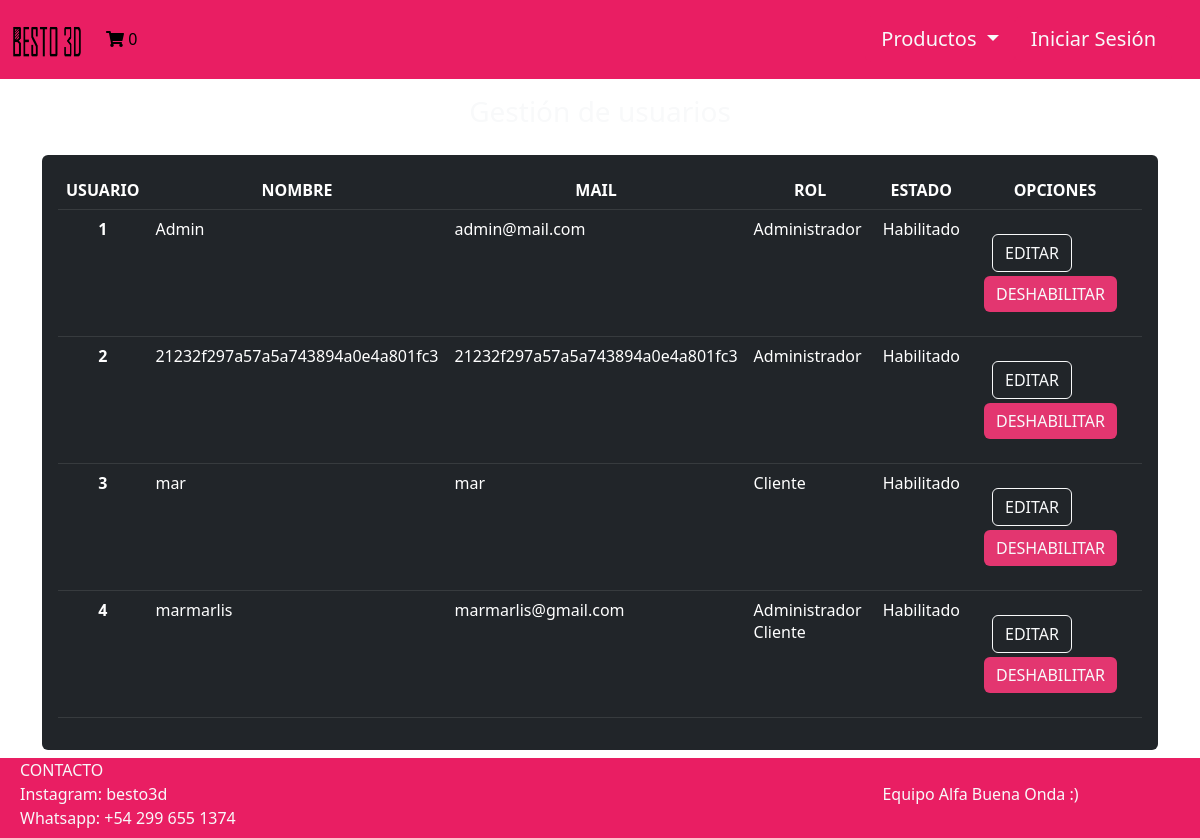
The page /Vista/GestionUsuarios.php on the database as committed earlier.
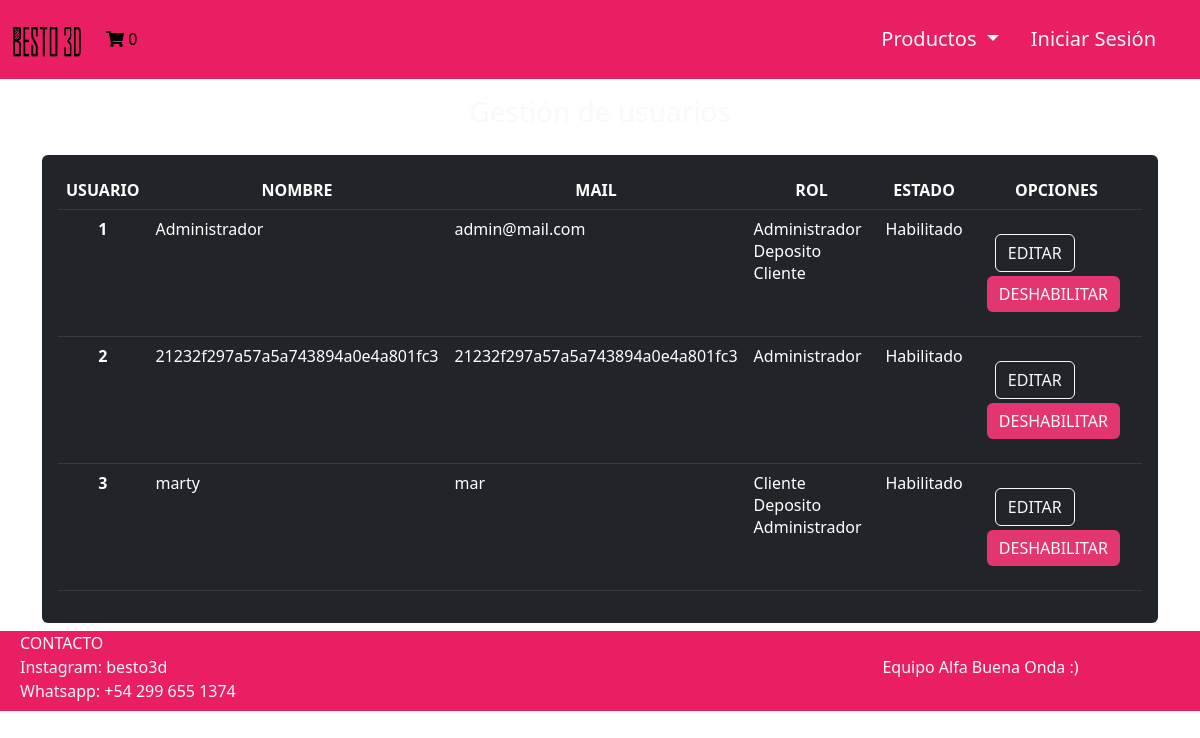
The same page on the database as committed later.
### tables this page shows
CREATE TABLE `rol` (
  `idrol` bigint(20) NOT NULL,
  `rodescripcion` varchar(50) NOT NULL
);

CREATE TABLE `usuario` (
  `idusuario` bigint(20) NOT NULL,
  `usnombre` varchar(50) NOT NULL,
  `uspass` varchar(150) NOT NULL,
  `usmail` varchar(50) NOT NULL,
  `usdeshabilitado` timestamp NULL DEFAULT NULL
);

### Util/funciones.php (called while the page is built, shortened)
<?php
spl_autoload_register(function ($class_name){
    $directorys = array(
        $GLOBALS['ROOT'].'Modelo/',
        $GLOBALS['ROOT'].'Modelo/Conector/',
        $GLOBALS['ROOT'].'Control/',
    );
    foreach($directorys as $directory){
        if(file_exists($directory.$class_name . '.php')){
            return;
        }
    }
});
?>

### Control/Session.php (called while the page is built, shortened)
<?php
include_once 'C_Usuario.php';
include_once 'AbmUsuario.php';
class Session
{
    public function getUsuario()
    {
        $abmUsuario = new AbmUsuario();
        $where = ['idusuario' => $_SESSION['idusuario']];
        $listaUsuarios = $abmUsuario->buscar($where);
        if ($listaUsuarios >= 1) {
            $usuarioLog = $listaUsuarios[0];
        }
        return $usuarioLog;
    }
    public function getRoles()
    {
        $usuarioActual = $this->getUsuario();
        $objC_UsuarioRol = new C_Usuariorol();
        $param = ['idusuario' => $usuarioActual->getIdusuario()];
        $listaRoles = $objC_UsuarioRol->buscar($param);
        return $listaRoles;
    }
    public function esAdmin()
    {
        $arrayRoles = $this->getRoles();
        $esAdmin = false;
        $i = 0;
        while ($i < count($arrayRoles) && !$esAdmin) {
            if ($arrayRoles[$i]->getIdrol()->getIdrol() == 1) {
                $esAdmin = true;
            }
            $i++;
        }
        return $esAdmin;
    }
}

### Modelo/Usuario.php (called while the page is built, shortened)
<?php
class Usuario
{
    private $idusuario;
    public function __construct()
    {
        $this->idusuario = "";
    }
    public function getidusuario()
    {
        return $this->idusuario;
    }
    public function setidusuario($valor)
    {
        $this->idusuario = $valor;
    }
    public static function listar($parametro = "")
    {
        $arreglo = array();
        $base = new BaseDatos();
        $sql = "SELECT * FROM Usuario ";
        if ($parametro != "") {
            $sql .= 'WHERE ' . $parametro;
        }
        $res = $base->Ejecutar($sql);
        if ($res > -1) {
            if ($res > 0) {
                while ($row = $base->Registro()) {
                    $obj = new Usuario();
                    $obj->setear($row['idusuario'], $row['usnombre'], $row['uspass'], $row['usmail'], $row['usdeshabilitado']);
                    array_push($arreglo, $obj);
                }
            }
        } else {
        }
        return $arreglo;
    }
}

### Modelo/Conector/BaseDatos.php (called while the page is built, shortened)
<?php
class BaseDatos extends PDO {
  	private $conec;
  	private $indice;
  	private $resultado;
    public function __construct(){
        $this->indice =0;
        try {
           $this->conec=true;
        }catch (PDOException $e) {
            $this->sql = $e->getMessage();
            $this->conec=false;
        }
    }
    public function Iniciar(){
        return $this->getConec();
    }
    public function getConec(){
        return $this->conec;
    }
    public function setSQL($e){
        return "\n".$this->sql = $e;
    }
    public function Ejecutar($sql){
        if ( stristr($sql,"select")){
            $resp =  $this->EjecutarSelect($sql);
        }
        return $resp;
   }
   private function EjecutarSelect($sql){
       $cant = -1;
       $resultado=parent::query($sql);
       if(!$resultado){
           $this->analizarDebug();
       }else {
          $arregloResult = $resultado->fetchAll();
          $cant = count($arregloResult);
       }
       return $cant;
   }
   public function Registro() {
       $filaActual = false;
       $indiceActual = $this->getIndice();
       if ($indiceActual>=0) {
           $filas = $this->getResultado();
           if($indiceActual<count($filas)){
               $filaActual =  $filas[$indiceActual];
           }else {
               $this->setIndice(-1);
           }
       }
       return $filaActual;
   }
   private function setIndice ($valor){
       $this->indice = $valor;
   }
   private function getIndice (){
       return $this->indice;
   }
   private function setResultado($valor){
       $this->resultado = $valor;
   }
   private function getResultado(){
      return $this->resultado;
   }
}

### Control/AbmUsuario.php (called while the page is built, shortened)
<?php
class AbmUsuario
{
    public function buscar($param)
    {
        $where = " true ";
        $arreglo = Usuario::listar($where);
        return $arreglo;
    }
}

### Modelo/UsuarioRol.php (called while the page is built, shortened)
<?php
include_once '../Modelo/Conector/BaseDatos.php';
class UsuarioRol
{
    public function buscar($idusuariorol)
    {
        $base = new BaseDatos();
        $resp = false;
        $sql = "SELECT * FROM usuarioRol WHERE idusuariorol = '" . $idusuariorol . "'";
        if ($base->Iniciar()) {
            if ($base->Ejecutar($sql)) {
                if ($row2 = $base->Registro()) {
                    $rol = new Rol();
                    $rol->buscar($row2['idrol']);
                    $resp = true;
                }
            } else {
                $this->setMensaje($base->getError());
            }
        } else {
            $this->setMensaje($base->getError());
        }
        return $resp;
    }
    public function listar($condicion = '')
    {
        $array = null;
        $base = new BaseDatos();
        $sql =  "select * from usuariorol";
        if ($condicion != '') {
            $sql = $sql . ' where ' . $condicion;
        }
        if ($base->Iniciar()) {
            if ($base->Ejecutar($sql)) {
                $array = array();
                while ($row2 = $base->Registro()) {
                    $objusuarioRol = new usuarioRol();
                    $objusuarioRol->buscar($row2['idusuariorol']);
                    $array[] = $objusuarioRol;
                }
            } else {
                $this->setMensaje($base->getError());
            }
        } else {
            $this->setMensaje($base->getError());
        }
        return $array;
    }
}

### Control/C_Usuariorol.php (called while the page is built, shortened)
<?php
include_once '../Modelo/Usuariorol.php';
class C_Usuariorol
{
    public function buscar($param){
        $where = " true ";
        if ($param<>NULL){
            $where .= '';
            if  (isset($param['idusuario']))
                    $where.=" and idusuario ='".$param['idusuario']."'";
        }
        $obj = new Usuariorol();
        $arreglo =  $obj->listar($where);
        return $arreglo;
    }
}

### Modelo/Rol.php (called while the page is built, shortened)
<?php
include_once '../Modelo/Conector/BaseDatos.php';
class Rol
{
    public function buscar($idrol)
    {
        $base = new BaseDatos();
        $resp = false;
        $sql = "SELECT * FROM rol WHERE idrol = '" . $idrol . "'";
        if ($base->Iniciar()) {
            if ($base->Ejecutar($sql)) {
                if ($row2 = $base->Registro()) {
                    $resp = true;
                }
            } else {
                $this->setMensaje($base->getError());
            }
        } else {
            $this->setMensaje($base->getError());
        }
        return $resp;
    }
}

### Control/C_Usuario.php (called while the page is built, shortened)
<?php
class C_Usuario
{
    public function buscar($param)
    {
        $where = " true ";
        $obj = new Usuario();
        $arreglo =  $obj->listar($where);
        return $arreglo;
    }
}

### Vista/GestionUsuarios.php (the view, shortened to what the changed rows need)
<?php
include_once('Common/Header.php');
if ($sesion->esAdmin()) {
    $objC_Usuario = new C_Usuario();
    $usuarios = $objC_Usuario->buscar(NULL);
    $cantidadUsuarios = count($usuarios);
    $i = 0;
?>
    <div class="container">
        <div class="rounded p-3 mb-2 bg-dark text-white">
            <table class="table table-dark table-hover p-5">
                <thead class="text-center">
                    <tr>
                        <th scope="col-4">USUARIO</th>
                        <th scope="col-4">NOMBRE</th>
                        <th scope="col-4">MAIL</th>
                        <th scope="col-4">ROL</th>
                        <th scope="col-6">ESTADO</th>
                        <th scope="col-6">OPCIONES</th>
                    </tr>
                </thead>
                <tbody>
                    <?php
                    while ($i < $cantidadUsuarios) {
                    ?>
                        <tr>
                            <th scope="row" class="text-center"><?php echo $i + 1 ?></th>
                            <td><?php echo $usuarios[$i]->getUsNombre() ?></td>
                            <td> <?php echo $usuarios[$i]->getUsMail() ?> </td>
                            <td> <?php
                                    $objUsRol = new C_Usuariorol();
                                    $rolesUsuario = $objUsRol->buscar(['idusuario' => $usuarios[$i]->getIdusuario()]);
                                    foreach ($rolesUsuario as $rolUsuario) {
                                        echo $rolUsuario->getIdrol()->getRodescripcion() . " ";
                                    }
                                    ?>
                            </td>
                            <td class="text-center"> <?php echo $usuarios[$i]->getUsdeshabilitado() == "0000-00-00 00:00:00" ? "Habilitado" : "Deshabilitado"; ?> </td>
                            <td>
                                <form method='post' action='EditarUsuario.php' id="'<?php echo $usuarios[$i]->getIdUsuario() ?>">
                                    <button type="submit" class="ms-3 mt-3 text-decoration-none btn btn-outline-light"> EDITAR </button>
                                    <?php echo $usuarios[$i]->getUsdeshabilitado() == "0000-00-00 00:00:00" ?
                                        "<button type='button' class='mx-2 mt-1 text-decoration-none btn deshabilitar text-light' id='botonModal'>
                        DESHABILITAR
                        </button>" :
                                        "<button type='button' class='mx-2 mb-1 text-decoration-none btn habilitar' id='botonModal'>
                        HABILITAR
                        </button>";
                                    ?>
                                </form>
                            </td>
                        </tr>
                    <?php
                        $i++;
                    } ?>
                </tbody>
            </table>
        </div>
    </div>
<?php
    include_once('Common/Footer.php');
} else {
?>
    <script>
        window.location.href = "/TP-Final-Dinamica/Vista/Home.php";
    </script>
<?php
}
?>

Rows that differ between the two databases and show on the page:
removed usuario: usnombre "marmarlis", usmail "marmarlis@gmail.com", shows "Habilitado", shows "DESHABILITAR", rol (rodescripcion "Administrador"), rol (rodescripcion "Cliente")
changed through a linked row, rol "Administrador": idrol.usnombre "Admin" → "Administrador"
now on this page (row unchanged): rol: rodescripcion "Deposito"
now on one of the page's lists (row unchanged): rol: rodescripcion "Cliente"
changed usuario "mar": usnombre "mar" → "marty"; gains rol (idrol.usnombre "Administrador", idrol.usmail "admin@mail.com", rodescripcion "Administrador", shows "Habilitado", shows "DESHABILITAR")
